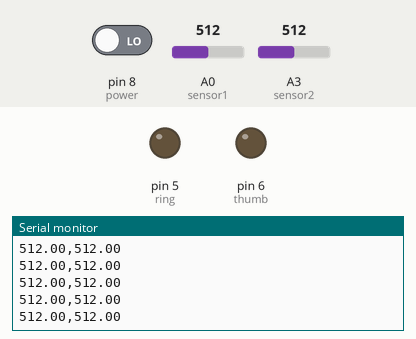
Recording of a sketch running on a simulated Arduino Uno, built with avr-gcc and run on an emulated ATmega328P. On the bench: output pins drawn as LEDs (lit = HIGH), the last lines printed to the serial monitor. The test bench sets the inputs (shaded band); at power-on: A3 (sensor2) = 512, pin 8 (power) LOW, A0 (sensor1) = 512.

Above: at 1.2 s.
1.3 s: A3 (sensor2) set to 11
At 2.4 s:
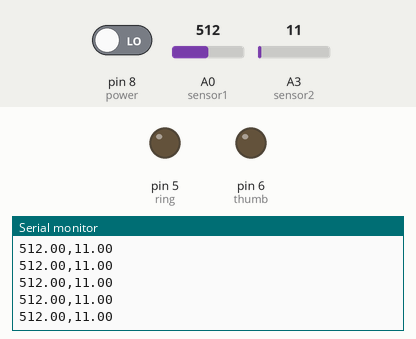
2.8 s: A3 (sensor2) set to 8
At 3.6 s:
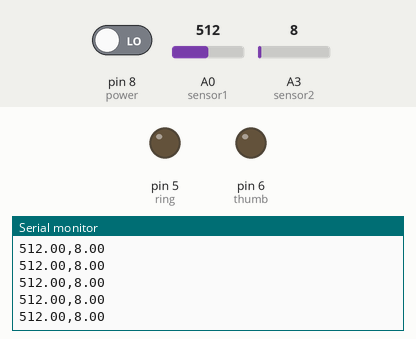
Timing chart, 0 to 5.8 s (numbered marks = the images above; inputs shaded):
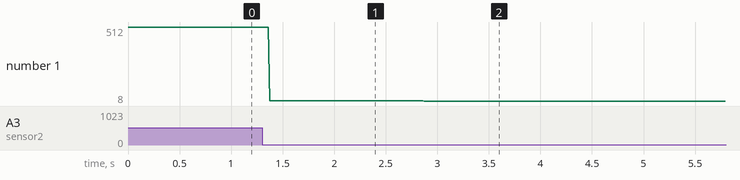

The sketch:

arduino_threshold_detection_mdr.ino
```cpp
#define sensor1 A0  // thumb
#define sensor2 A3  // ring

#define thumb 6
#define ring 5
#define power 8

#define THUMB_THRESH 300 //550
#define RING_THRESH 400 //550

int sensorValue = 0;
int sensorValue2 = 0;

bool flag = false;
bool prev_flag = false;

bool flag2 = false;
bool prev_flag2 = false;

bool flag3 = false;
bool prev_flag3 = false;

bool ACTIVE = false;
bool LED_STATE = false;


void setup() {
  Serial.begin(9600); //115200);
  pinMode(sensor1, INPUT);
  pinMode(sensor2, INPUT);
  pinMode(power, INPUT);

  pinMode(thumb, OUTPUT);
  pinMode(ring, OUTPUT);
}

void loop()
{
  float sensorValue = analogRead(sensor1);    // A2 thumb
  float sensorValue2 = analogRead(sensor2);   // A3 ring

  Serial.print(sensorValue);
  Serial.print(",");
  Serial.println(sensorValue2);

  prev_flag = flag;
  prev_flag2 = flag2;

  if (digitalRead(power)== HIGH){
    ACTIVE = HIGH;
  }
  else{
    ACTIVE = LOW;
  }

  if ((sensorValue >= THUMB_THRESH) && ACTIVE) // This value works well to identify the thumb when placed on forearm
  {
    flag = true;
  }
  else
  {
    flag = false;
  }

  if((sensorValue2 >= RING_THRESH) && ACTIVE) // Ring finger
  {
    flag2 = true;
  }
  else
  {
    flag2 = false;
  }
  /*
  if ((prev_flag == true) && (flag == false))
  {
    Serial.println("====== NEXT SLIDE ======");
    digitalWrite(thumb, 1);
    delay(800);
    digitalWrite(thumb, 0);
  }
  if ((prev_flag2 == true) && (flag2 == false))
  {
    Serial.println("====== PREVIOUS SLIDE ======");
    digitalWrite(ring, 1);
    delay(800);
    digitalWrite(ring, 0);
  }*/
}

void PLOT_SIGNALS() {
  Serial.print(sensorValue);
  Serial.print(",");
  Serial.println(sensorValue2);
}
```

Measured:
- after the input at 1.3 s, the serial monitor: prints a new line after 0.07 s (image 1)
- after the input at 2.8 s, the serial monitor: prints a new line after 0.07 s (image 2)
- plotted number 1: 512 → 11 after the input at 1.3 s, 11 → 8 after the input at 2.8 s
